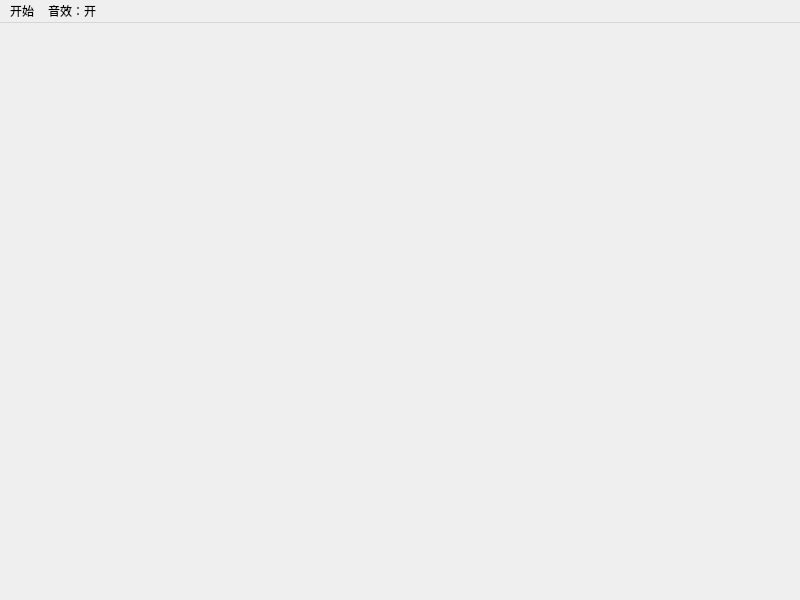
<?xml version="1.0" encoding="UTF-8"?>
<ui version="4.0">
 <class>MainScene</class>
 <widget class="QMainWindow" name="MainScene">
  <property name="geometry">
   <rect>
    <x>0</x>
    <y>0</y>
    <width>800</width>
    <height>600</height>
   </rect>
  </property>
  <property name="windowTitle">
   <string>MainScene</string>
  </property>
  <widget class="QWidget" name="centralwidget"/>
  <widget class="QMenuBar" name="menubar">
   <property name="geometry">
    <rect>
     <x>0</x>
     <y>0</y>
     <width>800</width>
     <height>22</height>
    </rect>
   </property>
   <widget class="QMenu" name="menu">
    <property name="title">
     <string>开始</string>
    </property>
    <addaction name="actionexit"/>
   </widget>
   <widget class="QMenu" name="soundMenu">
    <property name="title">
     <string>音效：开</string>
    </property>
    <addaction name="actionopen_2"/>
    <addaction name="actionclose_2"/>
   </widget>
   <addaction name="menu"/>
   <addaction name="soundMenu"/>
  </widget>
  <action name="actionexit">
   <property name="text">
    <string>退出</string>
   </property>
  </action>
  <action name="actionopen">
   <property name="text">
    <string>open</string>
   </property>
  </action>
  <action name="actionclose">
   <property name="text">
    <string>close</string>
   </property>
  </action>
  <action name="actionopen_2">
   <property name="text">
    <string>开</string>
   </property>
  </action>
  <action name="actionclose_2">
   <property name="text">
    <string>关</string>
   </property>
  </action>
 </widget>
 <resources/>
 <connections/>
</ui>
